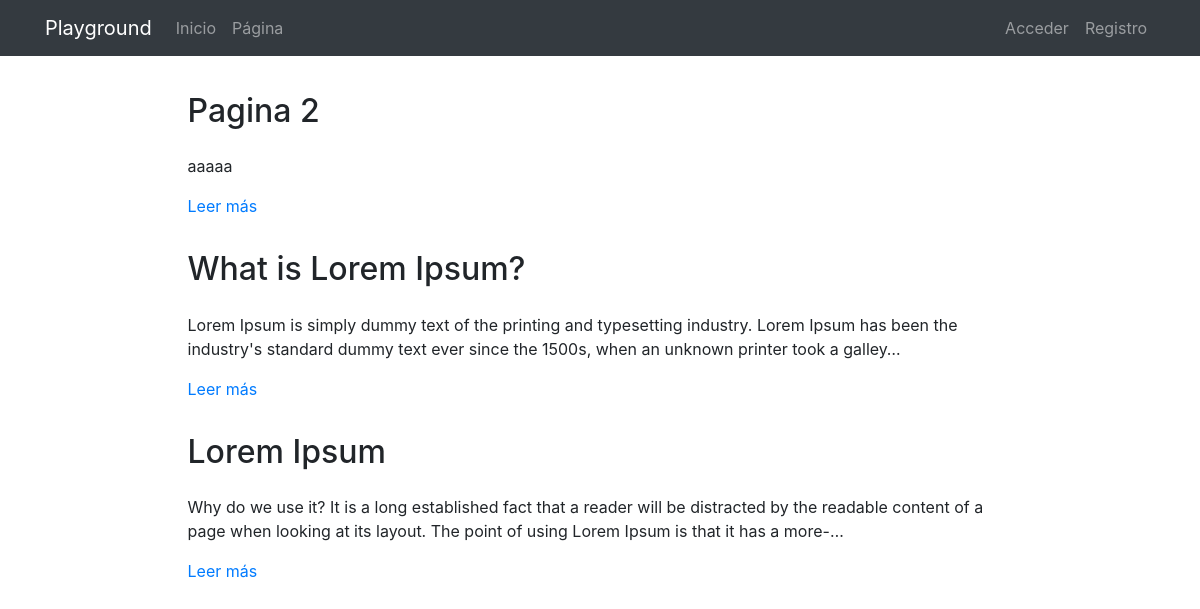
The app's page /pages/, older data.
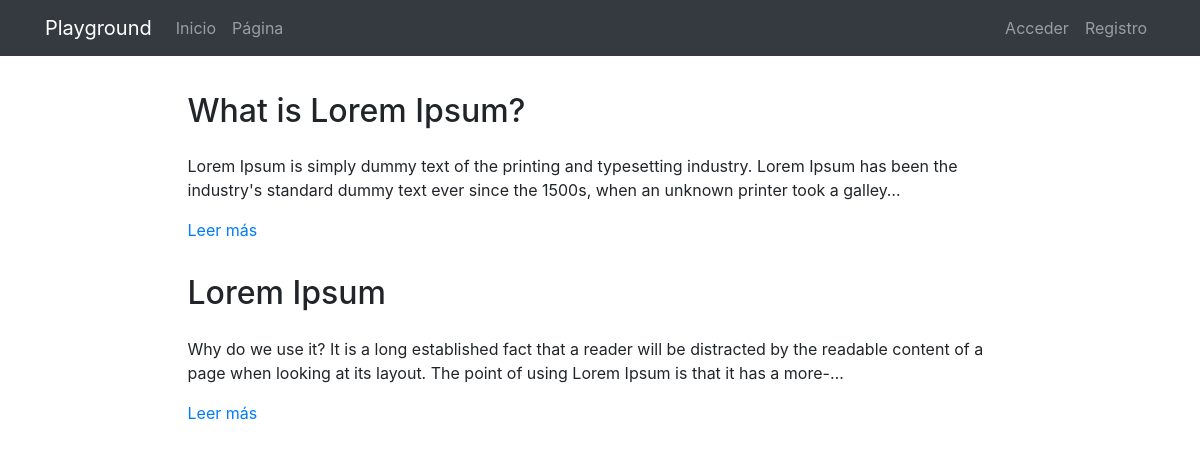
The same page, newer data.
### pages/models.py (models this page shows, shortened)
class Page(models.Model):
    title = models.CharField(verbose_name="Título", max_length=200)
    content = RichTextField(verbose_name="Contenido")
    order = models.SmallIntegerField(verbose_name="Orden", default=0)
    created = models.DateTimeField(auto_now_add=True, verbose_name="Fecha de creación")
    updated = models.DateTimeField(auto_now=True, verbose_name="Fecha de edición")
    class Meta:
        verbose_name = "página"
        verbose_name_plural = "páginas"
        ordering = ['order', 'title']

### pages/views.py (the view)
# urls.py: path('', PageListView.as_view(), name='pages'),
class PageListView(ListView):
    model = Page

### pages/templates/pages/page_list.html (shortened to what this page needs)
{% extends 'core/base.html' %}
{% load static %}
{% block content %}
{% include 'pages/includes/pages_menu.html'%}
<main role="main">
  <div class="container mb-4">
    {% for page in page_list|dictsort:"id" reversed %}
      <div class="row mt-3">
        <div class="col-md-9 mx-auto">
          <h2 class="mb-4">{{page.title}}</h2>
          <div>
            <p>{{page.content|striptags|safe|truncatechars:"200"}}</p>
            <p><a href="{% url 'pages:page' page.id page.title|slugify %}">Leer más</a>
            </p>
          </div>
        </div>
      </div>
    {% endfor %}
  </div>
</main>
{% endblock %}

### core/templates/core/base.html (shortened to what this page needs)
<!DOCTYPE html>
<html lang="es">
  <head>
    {% load static %}
    <link href="{% static 'core/vendor/bootstrap/css/bootstrap.min.css' %}" rel="stylesheet">
    <link href="{% static 'core/vendor/font-awesome/css/font-awesome.min.css' %}" rel="stylesheet" type="text/css">
    <link href="{% static 'core/css/main.css' %}" rel="stylesheet">
  </head>
  <body>
    <body>
      <nav class="navbar navbar-expand-lg navbar-dark bg-dark">
        <div class="container">
          <a class="navbar-brand" href="{% url 'home' %}">Playground</a>
          <div class="collapse navbar-collapse" id="ned">
            <ul class="navbar-nav mr-auto">
              <li class="nav-item">
                <a class="nav-link" href="{% url 'home' %}">Inicio</a>
              </li>
              <li class="nav-item">
                <a class="nav-link" href="{% url 'pages:pages' %}">Página</a>
              </li>
            </ul>
            <ul class="navbar-nav">
              {% if not request.user.is_authenticated %}
                <li class="nav-item">
                  <a class="nav-link" href="{% url 'login' %}"> Acceder
                  </a>
                </li>
                <li class="nav-item">
                  <a class="nav-link" href="{% url 'signup' %}"> Registro
                  </a>
                </li>
              {% else %}
                 <li class="nav-item">
                  <a class="nav-link" href="{% url 'logout' %}"> Salir
                  </a>
                </li>
              {% endif %}
            </ul>
          </div>
        </div>
      </nav>
      {% block content %}{% endblock %}
  </body>
</html>

### pages/templates/pages/includes/pages_menu.html (shortened to what this page needs)
{% load static %}
<link href="{% static 'pages/css/custom_ckeditor.css' %}" rel="stylesheet">

### core/static/core/css/main.css (style rules this page uses)
main { padding-top: 20px; }
:root { --jumbotron-padding-y: 3rem; }

Row changes from the older to the newer data that the page shows:
removed Page: title "Pagina 2", content "aaaaa"
